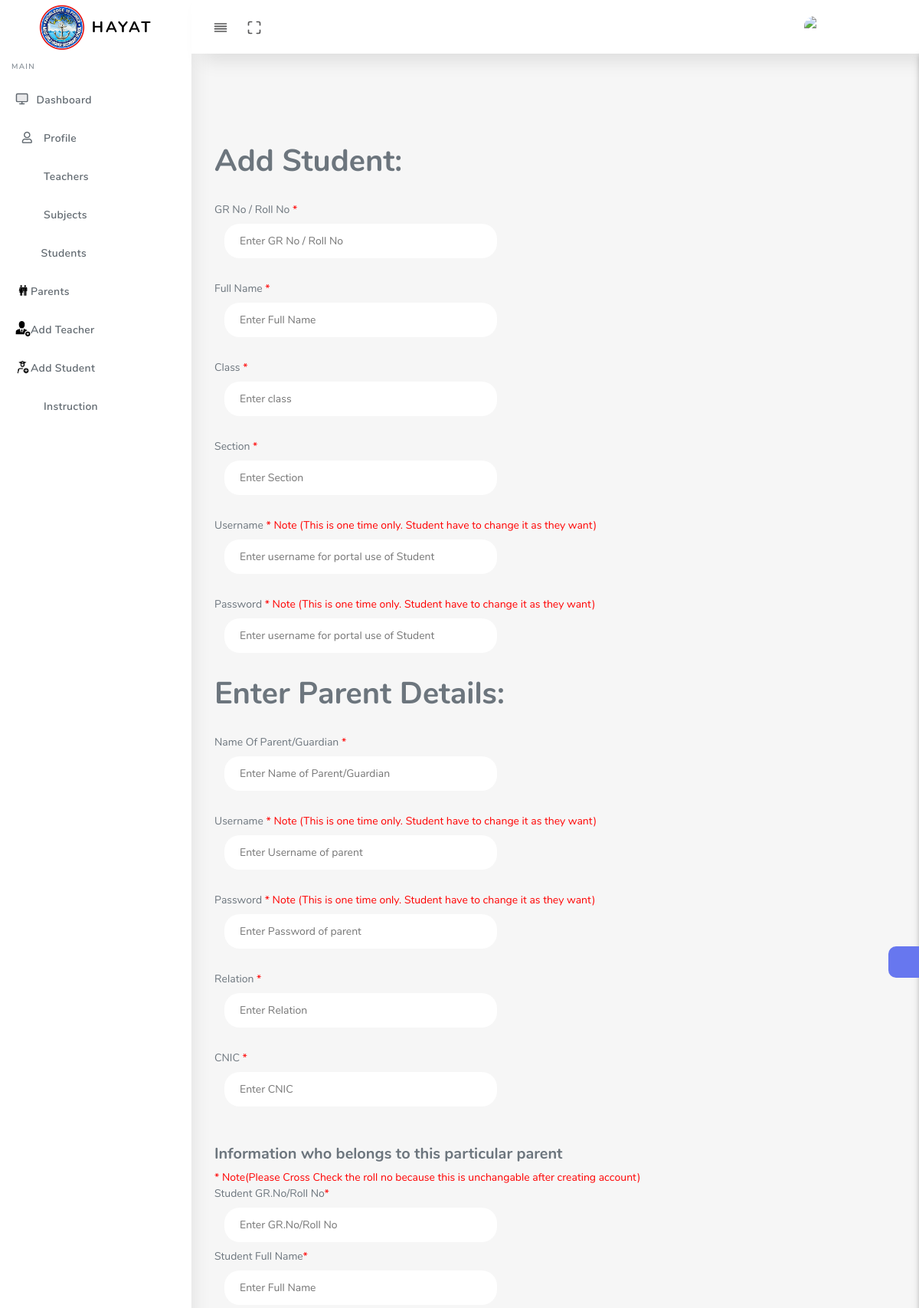
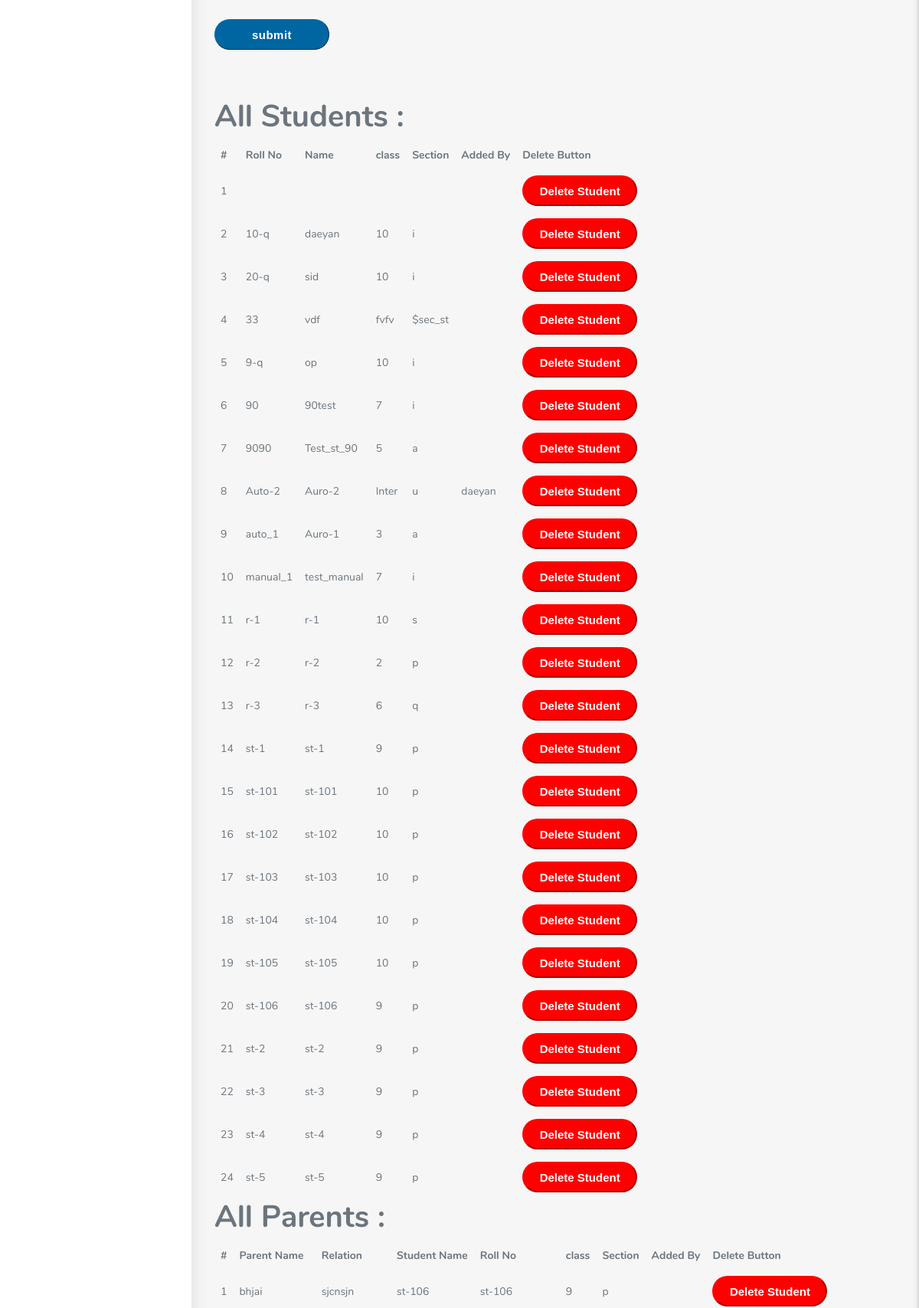
The page /admin/add_st.php (signed in, upper part) on the database its author committed (2 pictures, top to bottom).
### tables this page shows
CREATE TABLE `students` (
  `roll_no` varchar(255) NOT NULL COMMENT 'Roll Number of student',
  `name` varchar(50) NOT NULL DEFAULT 'Not Entered Yet',
  `class` varchar(10) NOT NULL,
  `section` varchar(20) NOT NULL,
  `email` varchar(80) NOT NULL DEFAULT 'Not Entered Yet',
  `st_cnic` varchar(30) NOT NULL,
  `st_phone` int(15) NOT NULL,
  `father_phone` int(15) NOT NULL,
  `username` varchar(20) NOT NULL,
  `password` varchar(30) NOT NULL,
  `address` varchar(100) NOT NULL,
  `p_address` varchar(255) NOT NULL COMMENT 'Permeant Address',
  `father_name` varchar(50) NOT NULL,
  `father_cnic` varchar(30) NOT NULL,
  `father_occupation` varchar(30) NOT NULL,
  `acc_approval` int(2) NOT NULL DEFAULT '0',
  `user_image` varchar(255) NOT NULL DEFAULT '0',
  `online_status` bit(1) NOT NULL DEFAULT b'0',
  `profile_lock` int(2) NOT NULL,
  `addedby` text NOT NULL
);

CREATE TABLE `parents` (
  `parent_id` int(255) NOT NULL,
  `parent_name` varchar(30) NOT NULL,
  `cnic` varchar(20) NOT NULL,
  `occupation` varchar(20) NOT NULL,
  `st_name` varchar(50) NOT NULL,
  `roll_no` varchar(255) NOT NULL COMMENT 'connect with student',
  `relationship` text NOT NULL COMMENT 'relationship Child',
  `class` varchar(10) NOT NULL,
  `section` varchar(20) NOT NULL,
  `phone_1` int(20) NOT NULL,
  `phone_2` int(20) NOT NULL,
  `username` varchar(20) NOT NULL,
  `password` varchar(20) NOT NULL,
  `email` varchar(40) NOT NULL,
  `Address` varchar(100) NOT NULL,
  `p_Address` varchar(40) NOT NULL,
  `acc_approval` int(2) NOT NULL DEFAULT '0',
  `addedby` text NOT NULL,
  `user_image` varchar(255) NOT NULL,
  `online_status` bit(1) NOT NULL
);

### admin/add_st.php (the view, shortened to what this page needs)
<?php
include '../connection/config.php';
if(!isset($_SESSION["in"]) || $_SESSION["in"] !== true && $_SESSION["admin"] !== true){
  header("Location:/h_st/index.php");
  exit;
}else{
  $id = $_SESSION["id"];
}
$sql_img = "select user_image from admin where s_no ='$id' and user_image = '0'";
$conn_img = mysqli_query($conn,$sql_img);
$p_img= mysqli_num_rows($conn_img);
?>
<!DOCTYPE html>
<html lang="en">
<head>
  <link rel="stylesheet" href="assets/css/app.min.css">
  <link rel="stylesheet" href="assets/css/style.css">
  <link rel="stylesheet" href="assets/css/components.css">
  <link rel="stylesheet" href="assets/css/custom.css">
<link rel="stylesheet" type="text/css" href="https://cdn.datatables.net/1.10.25/css/jquery.dataTables.css">
</head>
<body>
  <div id="app">
    <div class="main-wrapper main-wrapper-1">
      <div class="navbar-bg"></div>
      <nav class="navbar navbar-expand-lg main-navbar sticky">
        <div class="form-inline mr-auto">
          <ul class="navbar-nav mr-3">
            <li><a href="#" data-toggle="sidebar" class="nav-link nav-link-lg
									collapse-btn"> <i data-feather="align-justify"></i></a></li>
            <li><a href="#" class="nav-link nav-link-lg fullscreen-btn">
                <i data-feather="maximize"></i>
              </a></li>
          </ul>
        </div>
        <ul class="navbar-nav navbar-right">
          <li class="dropdown"><a href="#" data-toggle="dropdown"
              class="nav-link dropdown-toggle nav-link-lg nav-link-user">
<?php
    if($p_img == 1){
      echo  "<img id='profileImage' src='assets/img/admin.png' class='mobile_profile_image' alt='Please Uploaded Photo'>";
}else{
   echo  "<img id='profileImage' src='$uimg' class='mobile_profile_image' alt='Uploaded Photo'>";
}
?>
      <span class="d-sm-none d-lg-inline-block"></span></a>
          </li>
        </ul>
      </nav>
      <div class="main-sidebar sidebar-style-2">
        <aside id="sidebar-wrapper">
          <div class="sidebar-brand">
            <a href="dashboard.php"> <img alt="image" src="assets/img/logo.jpg" id="logo_header" class="header-logo" /> <span
                class="logo-name">HAYAT</span>
            </a>
          </div>
          <ul class="sidebar-menu">
            <li class="menu-header">Main</li>
            <li class="dropdown">
              <a href="dashboard.php" class="nav-link"><i data-feather="monitor"></i><span>Dashboard</span></a>
            </li>
            <li class="dropdown">
              <a href="profile.php" class="nav-link"><i class="far fa-user"></i><span>Profile</span></a>
            </li>
            <li class="dropdown">
              <a href="teacher.php" class="nav-link"><i class="fas fa-chalkboard-teacher"></i><span>Teachers</span></a>
            </li>
            <li class="dropdown">
              <a href="addsub.php" class="nav-link"><i class="fas fa-award"></i></i><span>Subjects</span></a>
            </li>
            <li class="dropdown">
              <a href="st.php" class="nav-link"><i class="fa fa-graduation-cap" aria-hidden="true"></i><span>Students</span></a>
            </li>
            <li class="dropdown">
              <a href="pt.php" class="nav-link"><img id="img_icon" src="assets/img/parenticon.png"><span>Parents</span></a>
            </li>
            <li class="dropdown">
              <a href="add_t.php" class="nav-link"><img id="img_icon" src="assets/img/add_teacher.png"><span>Add Teacher</span></a>
            </li>
            <li class="dropdown">
              <a href="add_st.php" class="nav-link"><img id="img_icon" src="assets/img/add_st.png"><span>Add Student</span></a>
            </li>
            <li class="dropdown">
              <a href="instruction.php" class="nav-link"><i class="fas fa-book-open"></i><span>Instruction</span></a>
            </li>
          </ul>
        </aside>
      </div>
      <div class="main-content">
        <section class="section">
          <div class="section-body">
  <div class="err">
<br>
<br>
</div>
<div class="add_sub">
<form action="" method="post">
<h1>Add Student:</h1><br>
GR No / Roll No <span id="req">*</span><br>
<input class="data_st" id="st" type="text" name="roll_no" placeholder="Enter GR No / Roll No" require><br>
<br>
Full Name <span id="req">*</span><br>
<input class="data_st" type="text" name="name" placeholder="Enter Full Name" require><br>
<br>
Class <span id="req">*</span><br>
<input class="data_st" type="text" name="class" placeholder="Enter class" require><br>
<br>
Section <span id="req">*</span><br>
<input class="data_st" type="text" name="sec" placeholder="Enter Section" require><br>
<br>
Username <span id="req">* Note (This is one time only. Student have to change it as they want)</span><br>
<input class="data_st" type="text" name="uname_st" placeholder="Enter username for portal use of Student" require><br>
<br>
Password <span id="req">* Note (This is one time only. Student have to change it as they want)</span><br>
<input class="data_st" type="password" name="pass_st" placeholder="Enter username for portal use of Student" require><br>
<br>
<h1>Enter Parent Details:</h1><br>
Name Of Parent/Guardian <span id="req">*</span><br>
<input class="data_st" type="text" name="name_p" placeholder="Enter Name of Parent/Guardian" require><br>
<br>
Username <span id="req">* Note (This is one time only. Student have to change it as they want)</span><br>
<input class="data_st" type="text" name="uname_p" placeholder="Enter Username of parent" require><br>
<br>
Password <span id="req">* Note (This is one time only. Student have to change it as they want)</span><br>
<input class="data_st" type="password" name="pass_p" placeholder="Enter Password of parent" require><br>
<br>
Relation <span id="req">*</span><br>
<input class="data_st" type="text" name="rel" placeholder="Enter Relation" require><br>
<br>
CNIC <span id="req">*</span><br>
<input class="data_st" type="text" name="cnic_p" placeholder="Enter CNIC" require><br>
<br>
<br>
<h5>Information who belongs to this particular parent</h5><span id="req">* Note(Please Cross Check the roll no because this is unchangable after creating account)</span><br>
Student GR.No/Roll No<span id="req">*</span><br>
<input class="data_st" type="text" id="nd" name="roll_no_p" placeholder="Enter GR.No/Roll No" require><br>
Student Full Name<span id="req">*</span><br>
<input class="data_st" type="text" id="nd" name="roll_no_p_name" placeholder="Enter Full Name" require><br>
<br>
<input class="btn" type="submit" value="submit" name="enter_data">
</form>
</div>
<br>
<br>
<br>
<div class="SelectSsub">
<h1>All Students :</h1>
<table id="te">
  <thead>
    <tr>
      <th>#</th>
      <th>Roll No</th>
      <th>Name</th>
      <th>class</th>
      <th>Section</th>
      <th>Added By</th>
      <th>Delete Button</th>
    </tr>
   </thead>
   <tbody>
<?php
$sql_sub = "SELECT  * FROM students";
$result_sub = mysqli_query($conn,$sql_sub);
$i =1;
while($sub = mysqli_fetch_assoc($result_sub)){
    $t_name = $sub['name'];
    $class = $sub['class'];
    $name_admin = $sub['addedby'];
    $section = $sub['section'];
    $id = $sub['roll_no'];
        echo"<tr>".
            "<td scope='row'>$i</td>".
            "<td>"."$id"."</td>".
            "<td>"."$t_name"."</td>".
            "<td>"."$class"."</td>".
            "<td>"."$section"."</td>".
            "<td>"."$name_admin"."</td>".
            "<td>".
            "<form method='post'>".
            "<input type='hidden' name='id' value='"."$id"."'>
            <input type='submit' class='btn_d' value='Delete Student' name='del_sub'>
            </form>".
            "</td>".
            "</tr>";
            $i++;
    }
echo "</tbody>
      </table>";
?>
<h1>All Parents :</h1>
<table id="te">
  <thead>
    <tr>
      <th>#</th>
      <th>Parent Name</th>
      <th>Relation</th>
      <th>Student Name</th>
      <th>Roll No</th>
      <th>class</th>
      <th>Section</th>
      <th>Added By</th>
      <th>Delete Button</th>
    </tr>
   </thead>
   <tbody>
<?php
$sql_sub = "SELECT  * FROM parents";
$result_sub = mysqli_query($conn,$sql_sub);
$i =1;
while($sub = mysqli_fetch_assoc($result_sub)){
    $p_name = $sub['parent_name'];
    $name_admin = $sub['addedby'];
    $id = $sub['parent_id'];
    $st_p_roll_no = $sub['roll_no'];
    $p_st_name = $sub['st_name'];
    $p_st_class = $sub['class'];
    $p_st_sec = $sub['section'];
    $p_st_relation = $sub['relationship'];
        echo"<tr>".
            "<td scope='row'>$i</td>".
            "<td>"."$p_name"."</td>".
            "<td>"."$p_st_relation"."</td>".
            "<td>"."$p_st_name"."</td>".
            "<td>"."$st_p_roll_no"."</td>".
            "<td>"." $p_st_class"."</td>".
            "<td>"."$p_st_sec"."</td>".
            "<td>"."$name_admin"."</td>".
            "<td>".
            "<form method='post'>".
            "<input type='hidden' name='id' value='"."$id"."'>
            <input type='submit' class='btn_d' value='Delete Student' name='del_par'>
            </form>".
            "</td>".
            "</tr>";
            $i++;
    }
echo "</tbody>
      </table>";
?>
</div>
          </div>
        </section>
        <div class="settingSidebar">
          <a href="javascript:void(0)" class="settingPanelToggle"> <i class="fa fa-spin fa-cog"></i>
          </a>
        </div>
      </div>
    </div>
  </div>
</body>
</html>

### admin/add_st.php (style rules this page uses)
#logo_header { width: 60px; height: 60px; }
#profileImage { width: 50px; height: 50px; border-radius: 30px; }
#req { color: red; }
.data_st { width: 40%; padding: 12px 20px; margin: 8px 0; margin-left: 13px; border-width:0px; border:none; outline-style: 1px solid #eee; border-radius: 20px; }
#profileImage { width: 60px; }
td { padding: 8px; }
th { padding: 8px; }
.btn { background: #0066A2; color: white; border-style: outset; border-color: #0066A2; height: 40px; width: 150px; font: bold 15px arial, sans-serif; text-shadow:none; border-radius: 20px; margin-left: 0px; }
.btn_d { background: red; color: white; border-style: outset; border-color: red; height: 40px; width: 150px; font: bold 15px arial, sans-serif; text-shadow:none; border-radius: 20px; margin-left: 0px; }
a { color: #0060B6; text-decoration: none; }
#img_icon { width: 20px; height: 20px; }

### rows shown on the page
students: roll_no "10-q", name "daeyan", class "10", section "i"
students: roll_no "20-q", name "sid", class "10", section "i"
students: roll_no "33", name "vdf", class "fvfv", section "$sec_st"
students: roll_no "9-q", name "op", class "10", section "i"
students: roll_no "90", name "90test", class "7", section "i"
students: roll_no "9090", name "Test_st_90", class "5", section "a"
students: roll_no "Auto-2", name "Auro-2", class "Inter", section "u", addedby "daeyan"
students: roll_no "auto_1", name "Auro-1", class "3", section "a"
students: roll_no "manual_1", name "test_manual", class "7", section "i"
students: roll_no "r-1", name "r-1", class "10", section "s"
students: roll_no "r-2", name "r-2", class "2", section "p"
students: roll_no "r-3", name "r-3", class "6", section "q"
students: roll_no "st-1", name "st-1", class "9", section "p"
students: roll_no "st-101", name "st-101", class "10", section "p"
students: roll_no "st-102", name "st-102", class "10", section "p"
students: roll_no "st-103", name "st-103", class "10", section "p"
students: roll_no "st-104", name "st-104", class "10", section "p"
students: roll_no "st-105", name "st-105", class "10", section "p"
students: roll_no "st-106", name "st-106", class "9", section "p"
students: roll_no "st-2", name "st-2", class "9", section "p"
students: roll_no "st-3", name "st-3", class "9", section "p"
students: roll_no "st-4", name "st-4", class "9", section "p"
students: roll_no "st-5", name "st-5", class "9", section "p"
parents: parent_name "bhjai", relationship "sjcnsjn", st_name "st-106", roll_no "st-106", class "9", section "p"
